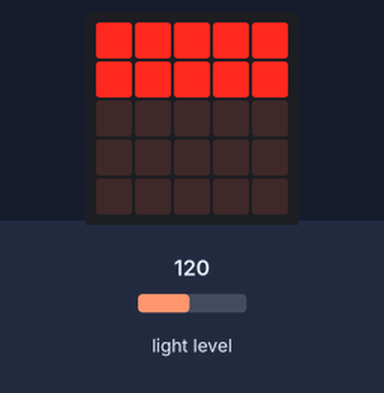
Simulated run of this program. Board: BBC micro:bit running MicroPython. Shown: the board's 5×5 LED display. Inputs (shaded band) come from the test bench; at power-on: light level 120.

Above: at 1.2 s.
1.3 s: light level set to 5
At 1.9 s:
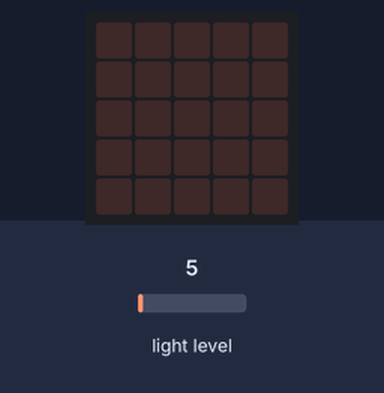
3.0 s: light level set to 64
At 3.4 s:
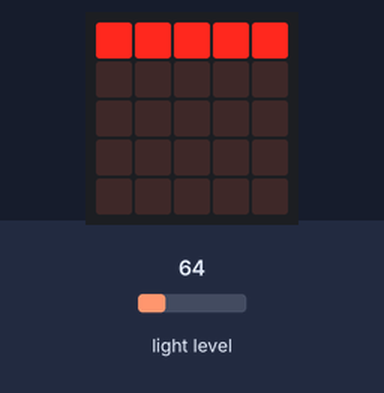
4.5 s: light level set to 128
At 5.0 s:
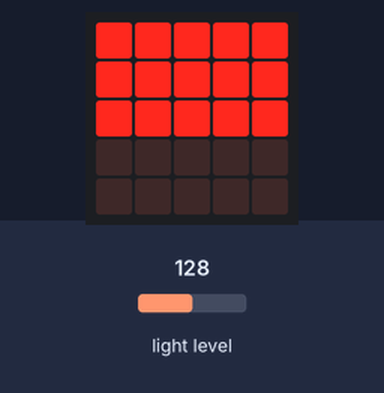
6.0 s: light level set to 191
At 6.6 s:
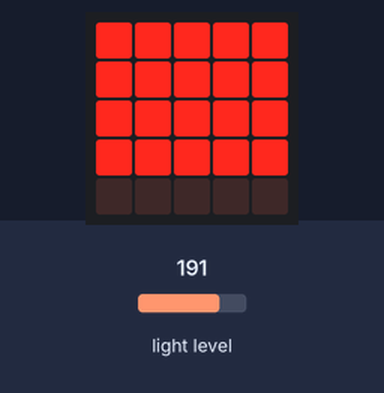
7.5 s: light level set to 250
At 8.2 s:
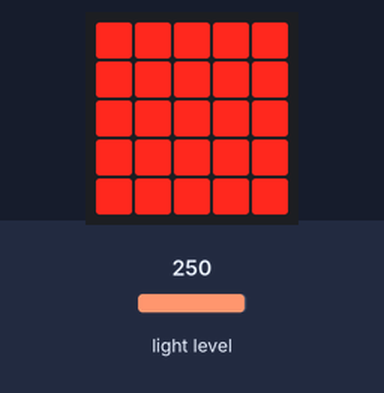
Timing chart, 0 to 10.0 s (numbered marks = the images above; inputs shaded):
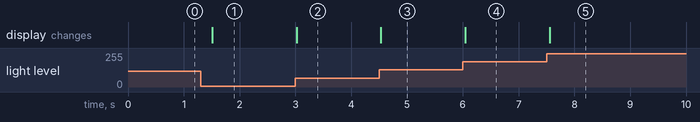

The program:

17_1.py
```python
from microbit import *

while True:
	luz=display.read_light_level()
	nivel=round((luz*5)/255)
	#display.scroll(nivel)
	for y in range (nivel):
		for x in range(5):
			display.set_pixel (x,y,9)
	sleep(500)
	display.clear()
```

Measured:
- after the input at 1.3 s, the display: changes after 0.21 s (image 1)
- after the input at 3.0 s, the display: changes at once (image 2)
- after the input at 4.5 s, the display: changes at once (image 3)
- after the input at 6.0 s, the display: changes after 0.05 s (image 4)
- after the input at 7.5 s, the display: changes after 0.06 s (image 5)
